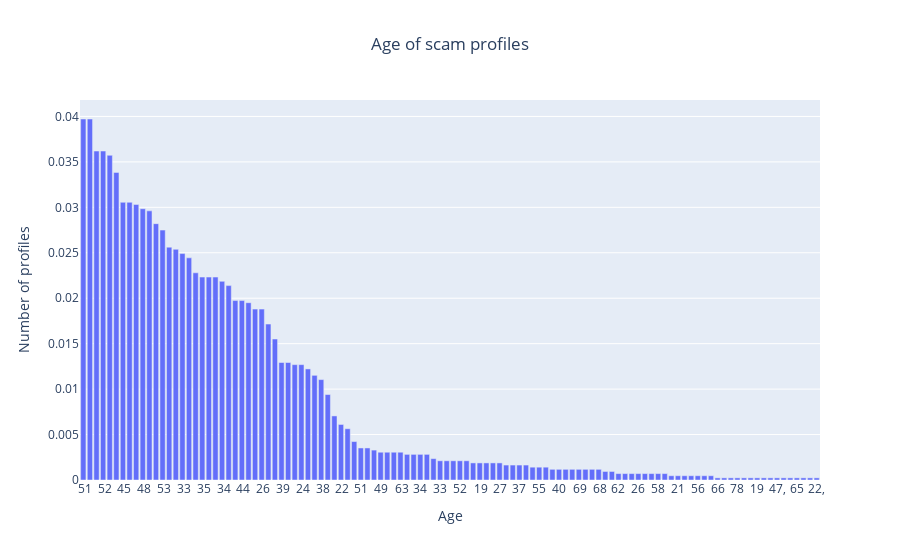

Source (notebook cell):
### Code cell
import matplotlib.pyplot as plt
import plotly.express as px

counts = scamdf1["age"].value_counts(normalize = True)

fig = px.bar(counts, title="Age of scam profiles")
fig.update_layout(
    xaxis_title = "Age",
    yaxis_title = "Number of profiles",
    title_x = 0.5,
    showlegend = False
)

fig.show()

### Figure 1 — Plotly figure (JSON) as saved in the notebook; plotly's stock layout.template omitted (floating-point values rounded to 4 significant figures)
{"data": [{"alignmentgroup": "True", "hovertemplate": "variable=age<br>index=%{x}<br>value=%{y}<extra></extra>", "legendgroup": "age", "marker": {"color": "#636efa", "pattern": {"shape": ""}}, "name": "age", "offsetgroup": "age", "orientation": "v", "showlegend": true, "textposition": "auto", "type": "bar", "x": [" 51", " 50", " 49", " 52", " 30", " 55", " 45", " 46", " 31", " 48", " 32", " 56", " 53", " 29", " 54", " 33", " 47", " 36", " 35", " 27", " 28", " 34", " 25", " 41", " 44", " 58", " 42", " 26", " 57", " 40", " 39", " 43", " 59", " 24", " 37", " 60", " 38", " 23", " 61", " 22", " 62", "30", "51", "54", "29", "49", "46", "48", " 63", "32", "50", "34", "45", "25", "33", "31", " 21", "52", " 65", "28", " 19", "53", " 66", "27", " 20", "42", "37", " 18", "39", "55", "44", "61", "40", "43", "38", " 69", " 64", "35", " 68", "47", "60", "62", "24", "41", "26", "57", " –", "58", "36", " 71", "21", "26,", "59", "56", " 67", "68", "66", " 73", "63", "78", " 75", " 74", "19", " 72", "18", "47,", "20", "nan", "65", "40,", "23", "22,"], "xaxis": "x", "y": [0.03972, 0.03972, 0.03619, 0.03619, 0.03572, 0.03384, 0.03055, 0.03055, 0.03032, 0.02985, 0.02961, 0.0282, 0.0275, 0.02562, 0.02538, 0.02491, 0.02444, 0.0228, 0.02233, 0.02233, 0.02233, 0.02186, 0.02139, 0.01974, 0.01974, 0.01951, 0.0188, 0.0188, 0.01716, 0.01551, 0.01293, 0.01293, 0.01269, 0.01269, 0.01222, 0.01152, 0.01105, 0.009401, 0.007051, 0.00611, 0.00564, 0.00423, 0.003525, 0.003525, 0.00329, 0.003055, 0.003055, 0.003055, 0.003055, 0.00282, 0.00282, 0.00282, 0.00282, 0.00235, 0.002115, 0.002115, 0.002115, 0.002115, 0.002115, 0.00188, 0.00188, 0.00188, 0.00188, 0.00188, 0.001645, 0.001645, 0.001645, 0.001645, 0.00141, 0.00141, 0.00141, 0.001175, 0.001175, 0.001175, 0.001175, 0.001175, 0.001175, 0.001175, 0.001175, 0.0009401, 0.0009401, 0.0007051, 0.0007051, 0.0007051, 0.0007051, 0.0007051, 0.0007051, 0.0007051, 0.0007051, 0.00047, 0.00047, 0.00047, 0.00047, 0.00047, 0.00047, 0.00047, 0.000235, 0.000235, 0.000235, 0.000235, 0.000235, 0.000235, 0.000235, 0.000235, 0.000235, 0.000235, 0.000235, 0.000235, 0.000235, 0.000235, 0.000235, 0.000235], "yaxis": "y"}], "layout": {"barmode": "relative", "legend": {"title": {"text": "variable"}, "tracegroupgap": 0}, "showlegend": false, "title": {"text": "Age of scam profiles", "x": 0.5}, "xaxis": {"anchor": "y", "domain": [0, 1], "title": {"text": "Age"}}, "yaxis": {"anchor": "x", "domain": [0, 1], "title": {"text": "Number of profiles"}}}}
